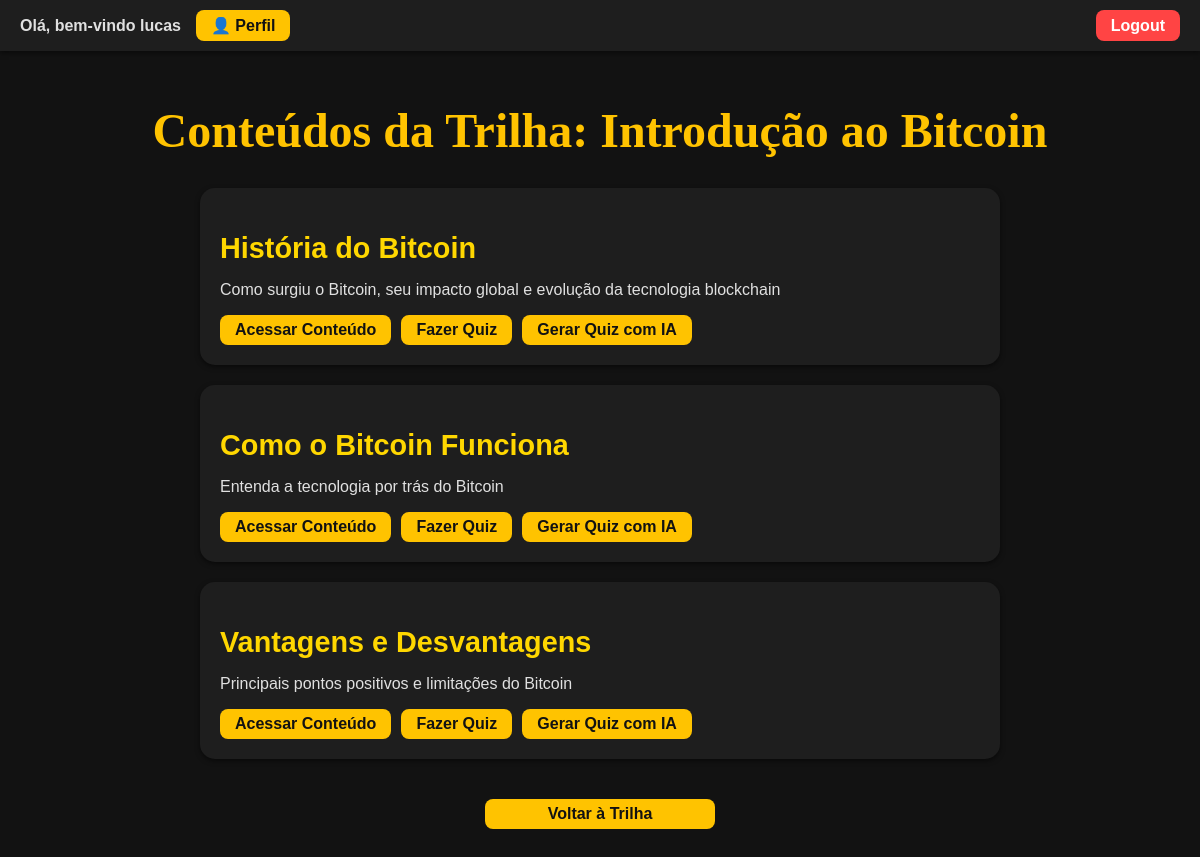
The page /trilha/1/conteudos (signed in) on the database its author committed.
### tables this page shows
CREATE TABLE usuarios (
    id INTEGER PRIMARY KEY AUTOINCREMENT,
        nome TEXT NOT NULL,
            email TEXT UNIQUE NOT NULL,
                senha TEXT NOT NULL
                );

CREATE TABLE trilhas (
    id INTEGER PRIMARY KEY AUTOINCREMENT,
        titulo TEXT NOT NULL,
            descricao TEXT NOT NULL
            , nivel TEXT DEFAULT 'Iniciante');

CREATE TABLE conteudos (    id INTEGER PRIMARY KEY AUTOINCREMENT,    trilha_id INTEGER NOT NULL,    titulo TEXT NOT NULL,    descricao TEXT,    texto TEXT,    FOREIGN KEY (trilha_id) REFERENCES trilhas(id));

### app.py (the view)
@app.route("/trilha/<int:trilha_id>/conteudos")
def conteudos(trilha_id):
    if "usuario_id" not in session:
        return redirect(url_for("login"))
    conn = get_db_connection()
    trilha = conn.execute("SELECT * FROM trilhas WHERE id=?", (trilha_id,)).fetchone()
    conteudos = conn.execute("SELECT * FROM conteudos WHERE trilha_id=?", (trilha_id,)).fetchall()
    conn.close()
    if not trilha:
        return "Trilha não encontrada!"
    usuario = get_usuario_logado()
    return render_template("conteudos.html", trilha=trilha, conteudos=conteudos, usuario=usuario)

### app.py (called while the page is built)
def get_db_connection():
    conn = sqlite3.connect(DATABASE)
    conn.row_factory = sqlite3.Row
    return conn

def get_usuario_logado():
    if "usuario_id" in session:
        conn = get_db_connection()
        user = conn.execute("SELECT * FROM usuarios WHERE id = ?", (session["usuario_id"],)).fetchone()
        conn.close()
        return user
    return None

### templates/conteudos.html (shortened to what this page needs)
<!DOCTYPE html>
<html lang="pt-BR">
<head>
    <link rel="stylesheet" href="{{ url_for('static', filename='style.css') }}">
</head>
<body>
    <div class="top-bar">
        <div class="user-info">
            <span>Olá, bem-vindo {{ usuario.nome }}</span>
            <a href="{{ url_for('perfil') }}" class="perfil-btn">👤 Perfil</a>
        </div>
        <a href="{{ url_for('logout') }}" class="logout-btn">Logout</a>
    </div>
    <div class="container">
        <h1>Conteúdos da Trilha: {{ trilha.titulo }}</h1>
        <div class="conteudos-lista">
            {% for c in conteudos %}
                <div class="conteudo-card">
                    <h2>{{ c.titulo }}</h2>
                    {% if c.descricao %}
                        <p>{{ c.descricao }}</p>
                    {% endif %}
                    <div class="acoes">
                        <a href="{{ url_for('ver_conteudo', conteudo_id=c.id) }}" class="btn abrir-conteudo">Acessar Conteúdo</a>
                        <a href="{{ url_for('quiz', conteudo_id=c.id) }}" class="btn">Fazer Quiz</a>
                        <a href="{{ url_for('gerar_quiz', conteudo_id=c.id) }}" class="btn btn-warning">Gerar Quiz com IA</a>
                    </div>
                </div>
            {% else %}
                <p>Nenhum conteúdo disponível para esta trilha.</p>
            {% endfor %}
        </div>
        <a href="{{ url_for('trilhas') }}" class="btn voltar">Voltar à Trilha</a>
    </div>
</body>
</html>

### static/style.css (style rules this page uses)
body { background-color: #121212; color: #e0e0e0; font-family: Arial, sans-serif; margin: 0; padding: 0; }
.container { display: flex; flex-direction: column; align-items: center; justify-content: flex-start; min-height: 100vh; text-align: center; padding: 20px; }
h1 { font-family: 'Roboto Slab', serif; font-size: 3em; color: #FFC300; margin-bottom: 30px; }
h2 { font-size: 1.8em; color: #FFD700; margin-bottom: 15px; }
p, li, span { font-size: 1em; color: #e0e0e0; }
.top-bar { display: flex; justify-content: space-between; align-items: center; background-color: #1e1e1e; padding: 10px 20px; color: #ffd700; font-weight: bold; box-shadow: 0 2px 5px rgba(0,0,0,0.5); position: sticky; top: 0; z-index: 1000; }
.user-info { display: flex; align-items: center; gap: 15px; }
.btn { text-decoration: none; background-color: #FFC300; color: #121212; padding: 6px 15px; border-radius: 8px; font-weight: bold; font-size: 1em; transition: background-color 0.3s, color 0.3s; display: inline-block; cursor: pointer; border: none; }
.btn.voltar { display: block; margin: 40px auto 0 auto; text-align: center; width: 200px; }
.logout-btn { background-color: #FF4444; color: #fff; padding: 6px 15px; border-radius: 8px; text-decoration: none; font-weight: bold; display: inline-block; line-height: 1.2; transition: background-color 0.3s, color 0.3s; }
.perfil-btn { background-color: #ffc300; color: #121212; padding: 6px 15px; border-radius: 8px; text-decoration: none; font-weight: bold; transition: background-color 0.3s, color 0.3s; display: flex; align-items: center; gap: 5px; }
.conteudos-lista { display: flex; flex-direction: column; gap: 20px; width: 100%; max-width: 800px; }
.conteudo-card { background-color: #1e1e1e; padding: 20px; border-radius: 15px; text-align: left; box-shadow: 0 2px 5px rgba(0,0,0,0.5); }
.acoes { display: flex; flex-wrap: wrap; gap: 10px; margin-top: 15px; }

### rows shown on the page
usuarios: nome "lucas"
trilhas: titulo "Introdução ao Bitcoin"
conteudos: titulo "História do Bitcoin", descricao "Como surgiu o Bitcoin, seu impacto global e evolução da tecnologia blockchain"
conteudos: titulo "Como o Bitcoin Funciona", descricao "Entenda a tecnologia por trás do Bitcoin"
conteudos: titulo "Vantagens e Desvantagens", descricao "Principais pontos positivos e limitações do Bitcoin"
